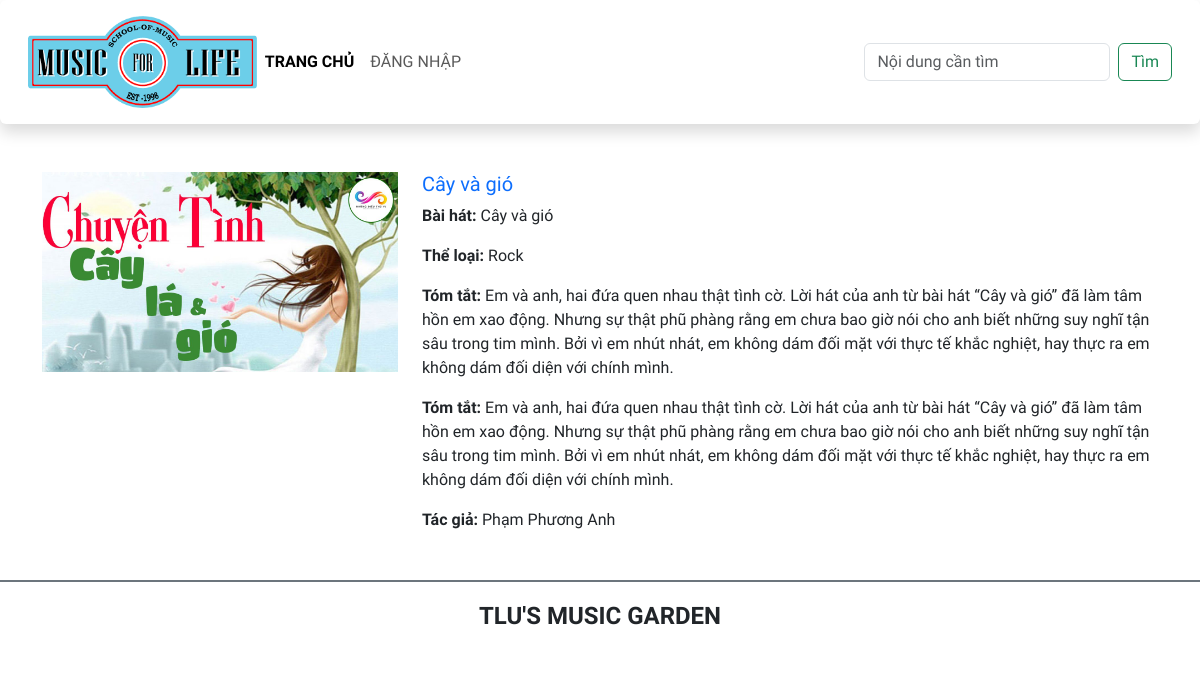
The app's page /baihat1.php with its own data.
### tables this page shows
CREATE TABLE `baiviet` (
  `ma_bviet` int(10) UNSIGNED NOT NULL,
  `tieude` varchar(200) NOT NULL,
  `ten_bhat` varchar(100) NOT NULL,
  `ma_tloai` int(10) UNSIGNED NOT NULL,
  `tomtat` text DEFAULT NULL,
  `noidung` text DEFAULT NULL,
  `ma_tgia` int(10) UNSIGNED NOT NULL,
  `ngayviet` datetime NOT NULL,
  `hinhanh` varchar(200) DEFAULT NULL
);

CREATE TABLE `theloai` (
  `ma_tloai` int(10) UNSIGNED NOT NULL,
  `ten_tloai` varchar(50) NOT NULL
);

CREATE TABLE `tacgia` (
  `ma_tgia` int(10) UNSIGNED NOT NULL,
  `ten_tgia` varchar(100) NOT NULL,
  `hinh_tgia` varchar(100) DEFAULT NULL
);

### baihat1.php (the view, shortened to what this page needs)
<!DOCTYPE html>
<html lang="en">
<head>
    <?php
        include 'db.php';
    ?>
    <link href="https://cdn.jsdelivr.net/npm/bootstrap@5.3.0-alpha1/dist/css/bootstrap.min.css" rel="stylesheet">
    <link rel="stylesheet" href="css/style.css">
</head>
<body>
    <header>
        <nav class="navbar navbar-expand-lg bg-body-tertiary shadow p-3 bg-white rounded">
            <div class="container-fluid">
                <div class="my-logo">
                    <a class="navbar-brand" href="#">
                        <img src="images/logo2.png" alt="" class="img-fluid">
                    </a>
                </div>
                <div class="collapse navbar-collapse" id="navbarSupportedContent">
                <ul class="navbar-nav me-auto mb-2 mb-lg-0">
                    <li class="nav-item">
                    <a class="nav-link active" aria-current="page" href="./">Trang chủ</a>
                    </li>
                    <li class="nav-item">
                    <a class="nav-link" href="./login.php">Đăng nhập</a>
                    </li>
                </ul>
                <form class="d-flex" role="search">
                    <input class="form-control me-2" type="search" placeholder="Nội dung cần tìm" aria-label="Search">
                    <button class="btn btn-outline-success" type="submit">Tìm</button>
                </form>
                </div>
            </div>
        </nav>
    </header>
    <main class="container mt-5">
                <div class="row mb-5">
                    <div class="col-sm-4">
                        <img src="./images/songs/cayvagio.jpg" class="img-fluid" alt="...">
                    </div>
                        <?php
                            $query = "SELECT * FROM baiviet JOIN tacgia ON baiviet.ma_tgia = tacgia.ma_tgia JOIN theloai ON baiviet.ma_tloai = theloai.ma_tloai WHERE ten_bhat = 'Cây và gió' ";
                            $result = mysqli_query($conn, $query);
                            if ($result->num_rows > 0) {
                            while($row = $result->fetch_assoc()) {
                                    echo '<div class="col-sm-8"><h5 class="card-title mb-2"><a href="" class="text-decoration-none">'.$row["tieude"].'</a></h5>';
                                    echo '<p class="card-text"><span class=" fw-bold">Bài hát: </span>'.$row["ten_bhat"].'</p>';
                                    echo '<p class="card-text"><span class=" fw-bold">Thể loại: </span>'.$row["ten_tloai"] . '</p>';
                                    echo '<p class="card-text"><span class=" fw-bold">Tóm tắt: </span>'.$row["tomtat"].'</p>';
                                    echo '<p class="card-text"><span class=" fw-bold">Tóm tắt: </span>'.$row["tomtat"].'</p>';
                                    echo '<p class="card-text"><span class=" fw-bold">Tác giả: </span>'.$row["ten_tgia"].'</p>';
                            }
                        }
                        ?>
                    </div>
        </div>
    </main>
    <footer class="bg-white d-flex justify-content-center align-items-center border-top border-secondary  border-2" style="height:80px">
        <h4 class="text-center text-uppercase fw-bold">TLU's music garden</h4>
    </footer>
</body>
</html>

### css/style.css (style rules this page uses)
body { font-family: 'Numans', sans-serif !important; }
.bg-body-tertiary { background-color:#fff !important; }
.my-logo { max-width: 20%; }
.nav-link { text-transform: uppercase; }
.active { font-weight: bold; }

### records on screen
baiviet: tieude "Cây và gió", ten_bhat "Cây và gió", ma_tloai.ten_tloai "Rock", tomtat "Em và anh, hai đứa quen nhau thật tình cờ. Lời hát của anh từ bài hát “Cây và gió” đã làm tâm hồn em xao động. Nhưng sự thật phũ phàng rằng em chưa bao giờ nói cho anh biết những suy nghĩ tận sâu trong tim mình. Bởi vì em nhút nhát, em không dám đối mặt với thực tế khắc nghiệt, hay thực ra em không dám đối diện với chính mình.", ma_tgia.ten_tgia "Phạm Phương Anh"
